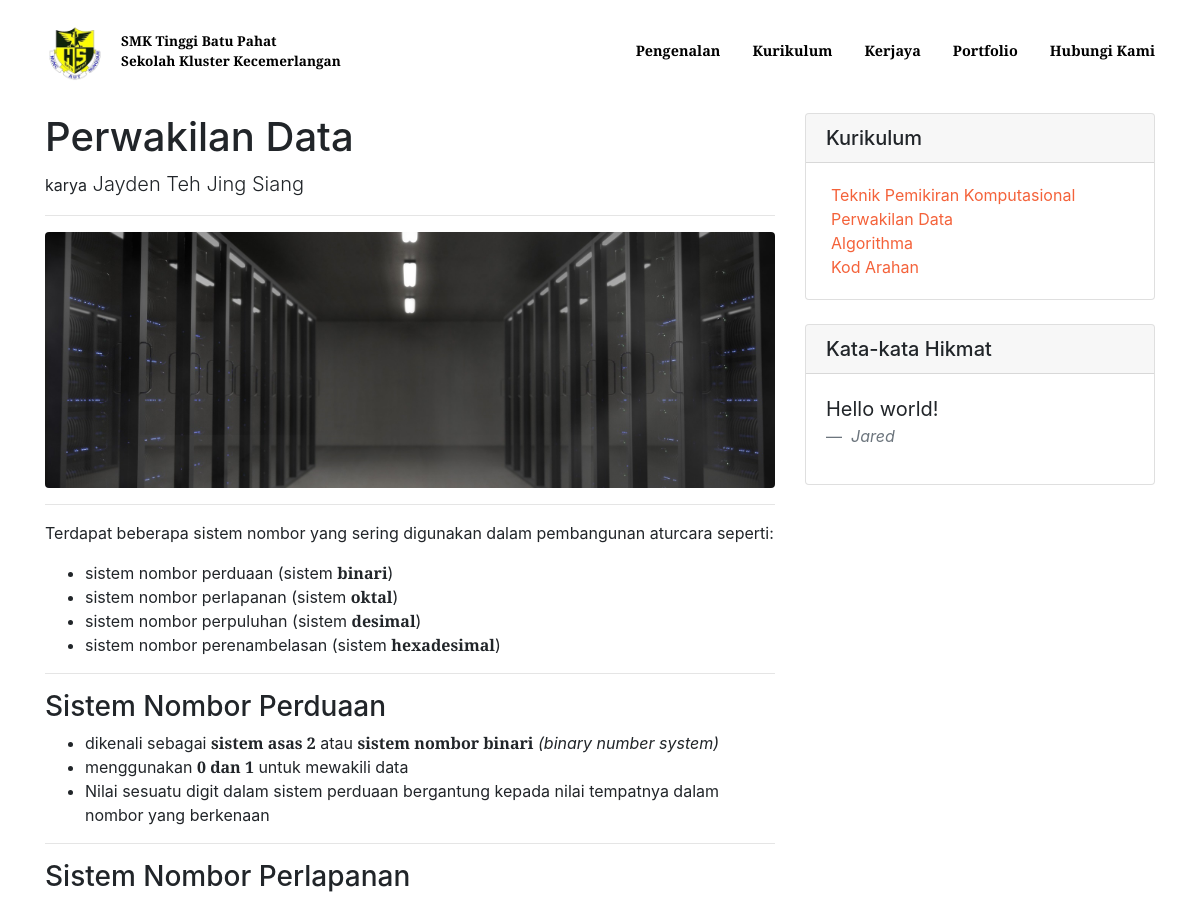
/curriculum/data_representation (upper part), run on an earlier commit of the app's database.
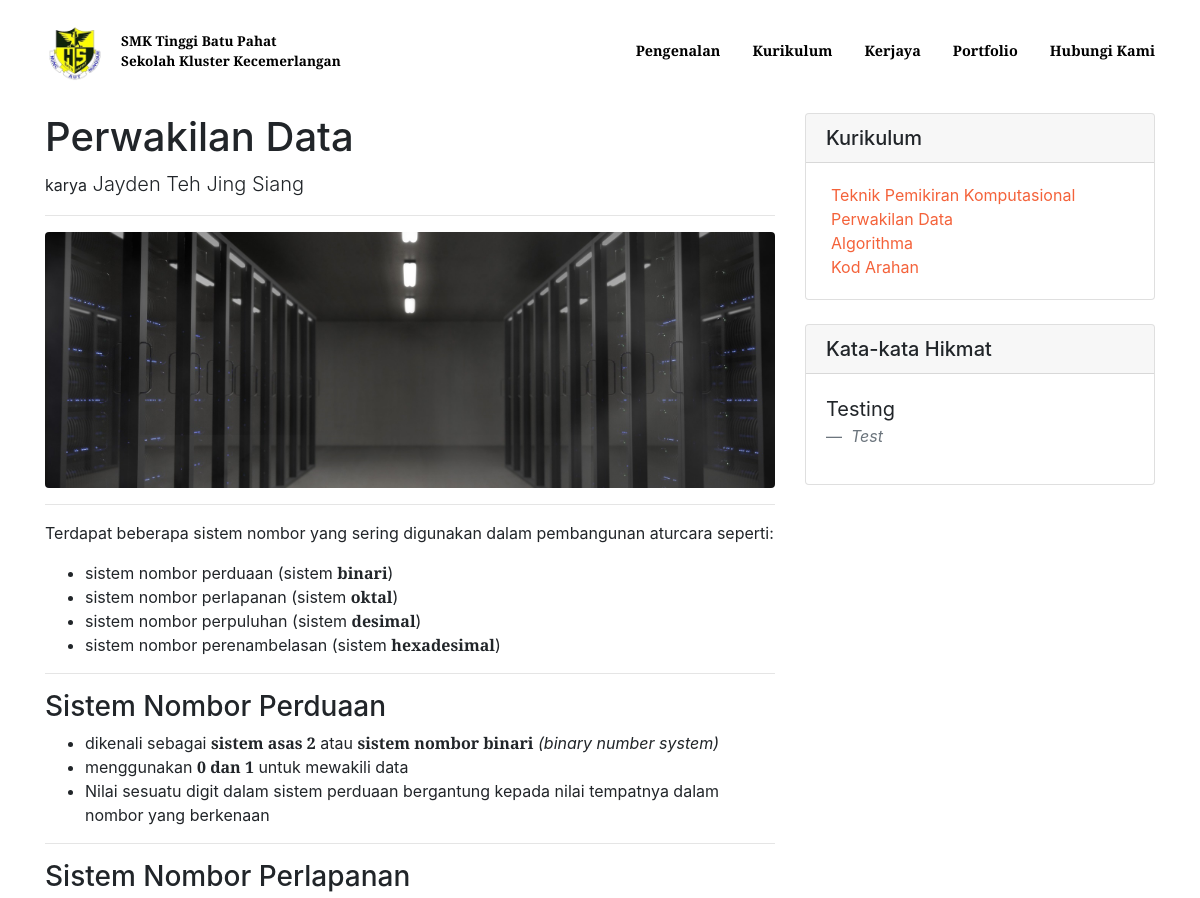
And on a later commit of the database.
### curriculum/models.py (models this page shows)
class Quote(models.Model):
    author = models.CharField(default="Anonim", max_length=25, blank=False)
    quote = models.TextField(max_length=100, blank=False)

### curriculum/views.py (the view)
    def process(request):
        quotes = Quote.objects.all()
        quote = choice(quotes)
        kwargs["quote"] = quote.quote
        kwargs["quote_author"] = quote.author
        comments = Comment.objects.all()
        kwargs["comments"] = comments
        path_name = resolve(request.path_info).url_name
        kwargs["page"] = path_name
        if request.method == "POST":
            data = dict(parse.parse_qsl(request.body))
            Comment(username=data[b'username'].decode(), content=data[b'comment'].decode(), page=path_name).save()
            return redirect(path_name)
        return func(request)

### curriculum/views.py (called while the page is built)
def preprocess(func):
    def process(request):
        quotes = Quote.objects.all()
        quote = choice(quotes)
        kwargs["quote"] = quote.quote
        kwargs["quote_author"] = quote.author
        comments = Comment.objects.all()
        kwargs["comments"] = comments
        path_name = resolve(request.path_info).url_name
        kwargs["page"] = path_name
        if request.method == "POST":
            data = dict(parse.parse_qsl(request.body))
            Comment(username=data[b'username'].decode(), content=data[b'comment'].decode(), page=path_name).save()
            return redirect(path_name)
        return func(request)
    return process

@preprocess
def data_r(request):
    kwargs["title"] = "Perwakilan Data"
    kwargs["cover_img"] = "images/cover_2.jpg"
    kwargs["subtitile"] = "to be added..."
    return render(request, 'curriculum/data_r.html', kwargs)

### curriculum/templates/curriculum/data_r.html (shortened to what this page needs)
{% extends 'curriculum/base.html'%}
{% load static %}
{% block material %}
<p class="has-line-data" data-line-start="0" data-line-end="1">Terdapat beberapa sistem nombor yang sering digunakan dalam pembangunan aturcara seperti:</p>
<ul>
<li class="has-line-data" data-line-start="1" data-line-end="2">sistem nombor perduaan (sistem <strong>binari</strong>)</li>
<li class="has-line-data" data-line-start="2" data-line-end="3">sistem nombor perlapanan (sistem <strong>oktal</strong>)</li>
<li class="has-line-data" data-line-start="3" data-line-end="4">sistem nombor perpuluhan (sistem <strong>desimal</strong>)</li>
<li class="has-line-data" data-line-start="4" data-line-end="6">sistem nombor perenambelasan (sistem <strong>hexadesimal</strong>)</li>
</ul>
<hr>
<h3 class="code-line" data-line-start=8 data-line-end=9><a id="Sistem_Nombor_Perduaan_8"></a>Sistem Nombor Perduaan</h3>
<ul>
<li class="has-line-data" data-line-start="9" data-line-end="10">dikenali sebagai <strong>sistem asas 2</strong> atau <strong>sistem nombor binari</strong> <em>(binary number system)</em></li>
<li class="has-line-data" data-line-start="10" data-line-end="11">menggunakan <strong>0 dan 1</strong> untuk mewakili data</li>
<li class="has-line-data" data-line-start="11" data-line-end="13">Nilai sesuatu digit dalam sistem perduaan bergantung kepada nilai tempatnya dalam nombor yang berkenaan</li>
</ul>
<hr>
<h3 class="code-line" data-line-start=15 data-line-end=16><a id="Sistem_Nombor_Perlapanan_15"></a>Sistem Nombor Perlapanan</h3>
{% endblock material %}

### curriculum/templates/curriculum/base.html (shortened to what this page needs)
{%extends 'home/base.html' %}
{% load static %}
{% block additional_header %}
<link href="{% static 'curriculum/base.css' %}" rel="stylesheet" />
{% endblock additional_header %}
{% block content %}
<div class="container pt-4">
    <div class="row">
        <div class="col-lg-8">
            <h1 class="mt-4">{{ title }}</h1>
            <p class="lead">
                <small>karya</small>
                <a>{{ author }}</a>
            </p>
            <hr>
            <img class="img-fluid rounded" src="{% static '' %}{{ cover_img }}" alt="" width="900px" height="300px">
            <hr>
            {% block material %}
            {% endblock material %}
        </div>
        <div class="col-md-4">
            <div class="card my-4">
                <h5 class="card-header">Kurikulum</h5>
                <div class="card-body">
                    <div class="row" style="padding-left: 20px;">
                        <ul class="list-unstyled mb-0">
                            <li>
                                <a href="/curriculum/computational_thinking">Teknik Pemikiran Komputasional</a>
                            </li>
                            <li>
                                <a href="/curriculum/data_representation">Perwakilan Data</a>
                            </li>
                            <li>
                                <a href="/curriculum/algorithms">Algorithma</a>
                            </li>
                            <li>
                                <a href="/curriculum/code">Kod Arahan</a>
                            </li>
                        </ul>
                    </div>
                </div>
            </div>
            <div class="card my-4">
                <h5 class="card-header">Kata-kata Hikmat</h5>
                <div class="card-body">
                    <blockquote class="blockquote">
                <p class="mb-0">{{ quote }}</p>
                <footer class="blockquote-footer">
                    <cite title="Source Title">{{ quote_author }}</cite>
                </footer>
            </blockquote>
                </div>
            </div>
        </div>
    </div>
</div>
{% endblock content %}

What changed in the data, as far as the page shows it:
changed Quote: quote "Hello world!" → "Testing"; author "Jared" → "Test"
